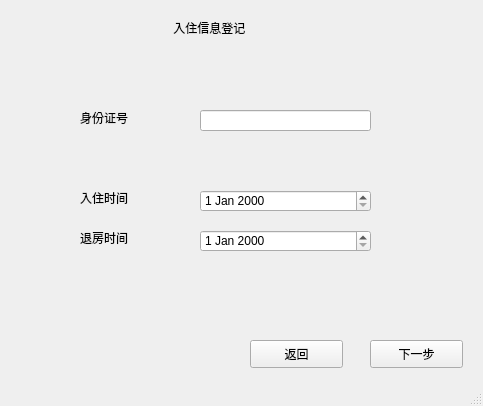
<?xml version="1.0" encoding="UTF-8"?>
<ui version="4.0">
 <class>Register1</class>
 <widget class="QMainWindow" name="Register1">
  <property name="geometry">
   <rect>
    <x>0</x>
    <y>0</y>
    <width>483</width>
    <height>406</height>
   </rect>
  </property>
  <property name="windowTitle">
   <string>MainWindow</string>
  </property>
  <widget class="QWidget" name="centralwidget">
   <widget class="QPushButton" name="pushButton">
    <property name="geometry">
     <rect>
      <x>250</x>
      <y>340</y>
      <width>93</width>
      <height>28</height>
     </rect>
    </property>
    <property name="text">
     <string>返回</string>
    </property>
   </widget>
   <widget class="QPushButton" name="pushButton_2">
    <property name="geometry">
     <rect>
      <x>370</x>
      <y>340</y>
      <width>93</width>
      <height>28</height>
     </rect>
    </property>
    <property name="text">
     <string>下一步</string>
    </property>
   </widget>
   <widget class="QLabel" name="label_3">
    <property name="geometry">
     <rect>
      <x>80</x>
      <y>110</y>
      <width>72</width>
      <height>15</height>
     </rect>
    </property>
    <property name="text">
     <string>身份证号</string>
    </property>
   </widget>
   <widget class="QLabel" name="label_5">
    <property name="geometry">
     <rect>
      <x>80</x>
      <y>190</y>
      <width>72</width>
      <height>15</height>
     </rect>
    </property>
    <property name="text">
     <string>入住时间</string>
    </property>
   </widget>
   <widget class="QLabel" name="label_6">
    <property name="geometry">
     <rect>
      <x>80</x>
      <y>230</y>
      <width>101</width>
      <height>16</height>
     </rect>
    </property>
    <property name="text">
     <string>退房时间</string>
    </property>
   </widget>
   <widget class="QLabel" name="label">
    <property name="geometry">
     <rect>
      <x>170</x>
      <y>20</y>
      <width>111</width>
      <height>16</height>
     </rect>
    </property>
    <property name="text">
     <string> 入住信息登记</string>
    </property>
   </widget>
   <widget class="QLineEdit" name="lineEdit_2">
    <property name="geometry">
     <rect>
      <x>200</x>
      <y>110</y>
      <width>171</width>
      <height>21</height>
     </rect>
    </property>
   </widget>
   <widget class="QDateEdit" name="dateEdit">
    <property name="geometry">
     <rect>
      <x>200</x>
      <y>190</y>
      <width>171</width>
      <height>22</height>
     </rect>
    </property>
   </widget>
   <widget class="QDateEdit" name="dateEdit_2">
    <property name="geometry">
     <rect>
      <x>200</x>
      <y>230</y>
      <width>171</width>
      <height>22</height>
     </rect>
    </property>
   </widget>
  </widget>
  <widget class="QStatusBar" name="statusbar"/>
 </widget>
 <resources/>
 <connections/>
</ui>
